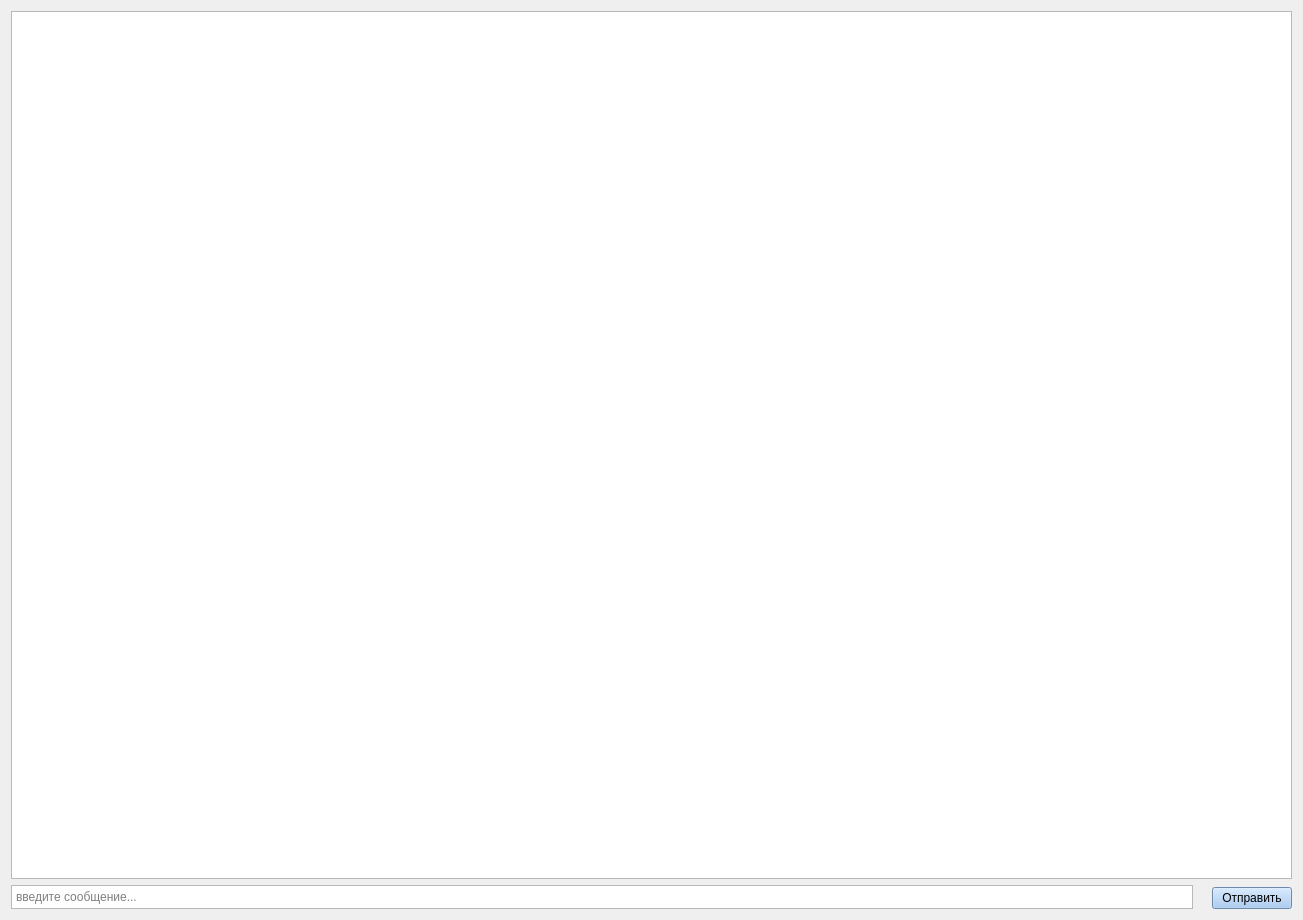
<?xml version="1.0" encoding="UTF-8"?>
<ui version="4.0">
 <class>chatMessagesScreen</class>
 <widget class="QWidget" name="chatMessagesScreen">
  <property name="geometry">
   <rect>
    <x>0</x>
    <y>0</y>
    <width>1303</width>
    <height>920</height>
   </rect>
  </property>
  <property name="windowTitle">
   <string>Form</string>
  </property>
  <layout class="QVBoxLayout" name="verticalLayout_3">
   <item>
    <layout class="QVBoxLayout" name="verticalLayout_2" stretch="1,0">
     <item>
      <widget class="QListView" name="ChatMessagesListView">
       <property name="styleSheet">
        <string notr="true">border-image: url(:/sea_1.jpg) 0 0 0 0 stretch stretch;</string>
       </property>
      </widget>
     </item>
     <item>
      <layout class="QHBoxLayout" name="horizontalLayout">
       <item>
        <widget class="QTextEdit" name="textEdit">
         <property name="sizePolicy">
          <sizepolicy hsizetype="Expanding" vsizetype="Fixed">
           <horstretch>0</horstretch>
           <verstretch>0</verstretch>
          </sizepolicy>
         </property>
         <property name="minimumSize">
          <size>
           <width>0</width>
           <height>24</height>
          </size>
         </property>
         <property name="maximumSize">
          <size>
           <width>16777215</width>
           <height>24</height>
          </size>
         </property>
         <property name="placeholderText">
          <string>введите сообщение...</string>
         </property>
        </widget>
       </item>
       <item>
        <spacer name="horizontalSpacer">
         <property name="orientation">
          <enum>Qt::Orientation::Horizontal</enum>
         </property>
         <property name="sizeType">
          <enum>QSizePolicy::Policy::Fixed</enum>
         </property>
         <property name="sizeHint" stdset="0">
          <size>
           <width>13</width>
           <height>20</height>
          </size>
         </property>
        </spacer>
       </item>
       <item>
        <layout class="QVBoxLayout" name="verticalLayout" stretch="1,0">
         <item>
          <spacer name="verticalSpacer">
           <property name="orientation">
            <enum>Qt::Orientation::Vertical</enum>
           </property>
           <property name="sizeHint" stdset="0">
            <size>
             <width>20</width>
             <height>2</height>
            </size>
           </property>
          </spacer>
         </item>
         <item>
          <widget class="QPushButton" name="pushButton">
           <property name="sizePolicy">
            <sizepolicy hsizetype="Fixed" vsizetype="Fixed">
             <horstretch>0</horstretch>
             <verstretch>0</verstretch>
            </sizepolicy>
           </property>
           <property name="styleSheet">
            <string notr="true">background-color: rgb(153, 193, 241)</string>
           </property>
           <property name="text">
            <string>Отправить</string>
           </property>
          </widget>
         </item>
        </layout>
       </item>
      </layout>
     </item>
    </layout>
   </item>
  </layout>
 </widget>
 <resources/>
 <connections/>
</ui>
